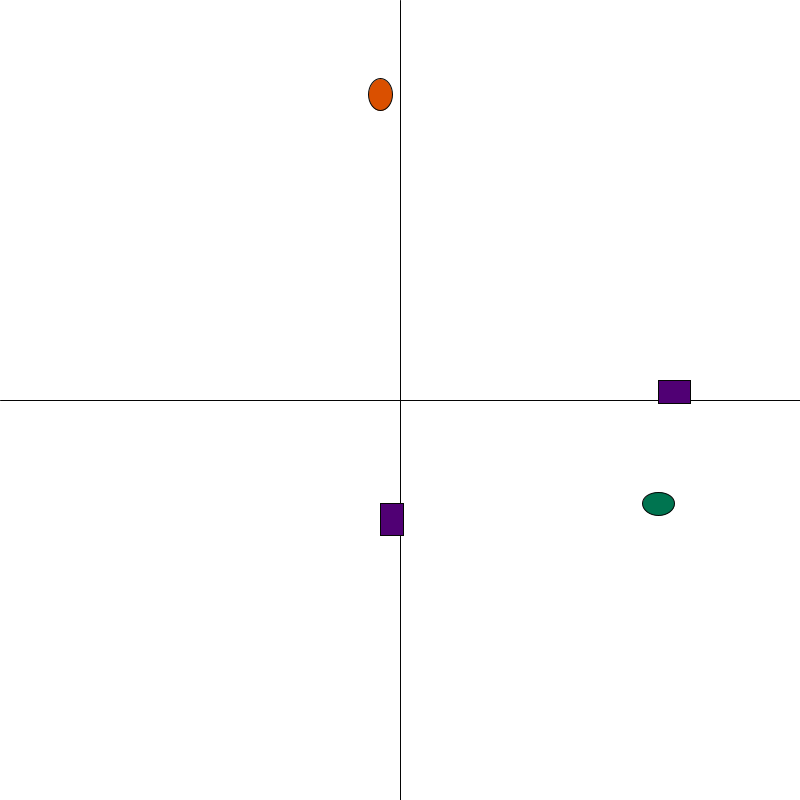
Frame 1 (no input)
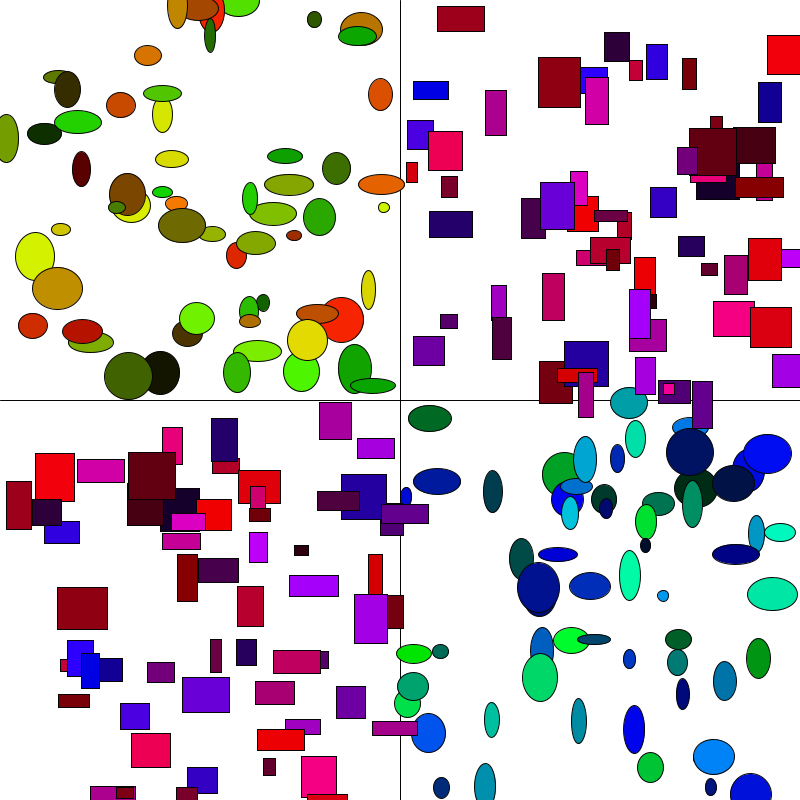
Frame 60 (the mouse pressed at the canvas centre just before this capture)
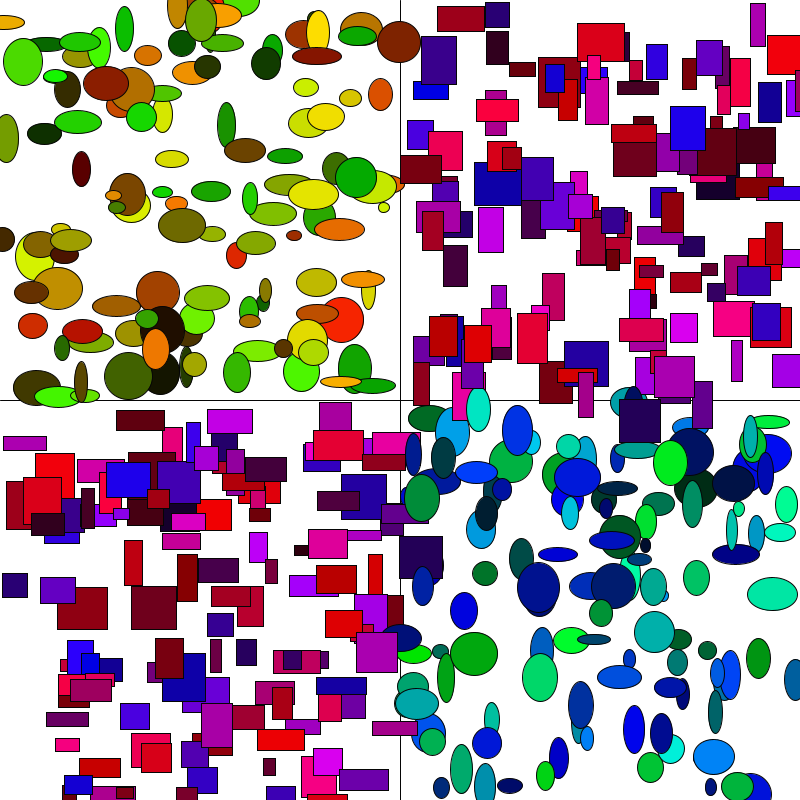
Frame 120 (the mouse held since frame 60 and released just before this capture)

The Processing sketch that drew these frames (run headless with seeded random() and noise(); from frame 60 on, the mouse is pressed at the canvas centre):

// Processing sketch: processing_168382
// ── processing_168382.pde

int x=0;
int y=0;

int a=(#383838);
int s=(#FFFE00);
int c=0;

float e;
float r;
float t;
float u;

float g;
float h;
float j;
float p;
float q;
void setup()
{
size(800,800);
background(#ffffff); 
stroke(5);
line(0,width/2,height,width/2);
line(height/2,0,height/2,width);

}

void draw()
{
  
  e=random(width/2,width);
  r=random(height/2,height);
  t=random(0,width/2);
  u=random(0,height/2);
  g=random(255);
  h=random(255);
  j=random(255);
  p=random(10,50);
  q=random(10,50);




fill(0,j,h);
ellipse(e,r,p,q);
//4

fill(g,h,0);
ellipse(t,u,q,p);


//2
//fill(#FFC000);
//rect(400,0,400,400); 
fill(h,0,j);
rect(e,t,p,q);



//3

fill(h,0,j);
rect(t,r,q,p);
}





void mousePressed()
{
  fill(#ffffff);
  rect(0,0,width/2,height/2);
  rect(width/2,height/2,width,height);
  
}
